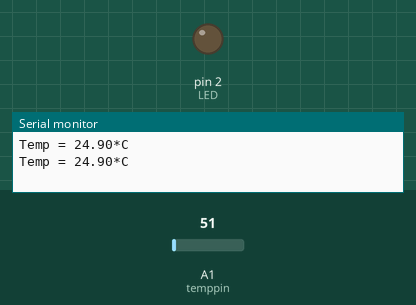
This sketch was run on a simulated Arduino Uno, built with avr-gcc and run on an emulated ATmega328P. Shown: output pins drawn as LEDs (lit = HIGH), the last lines printed to the serial monitor. The inputs (shaded band) are chosen by the test bench; at power-on: A1 (temppin) = 51.

Above: at 1.8 s.
1.9 s: A1 (temppin) set to 58
4.2 s: A1 (temppin) set to 67
At 7.1 s:
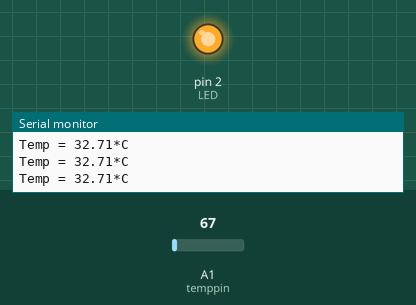
7.5 s: A1 (temppin) set to 61
At 9.5 s:
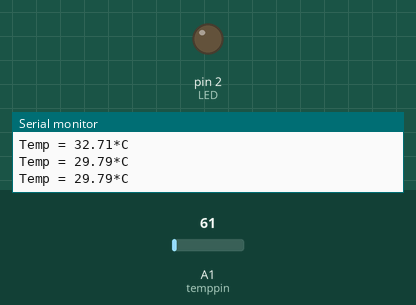
10.5 s: A1 (temppin) set to 71
At 13.0 s:
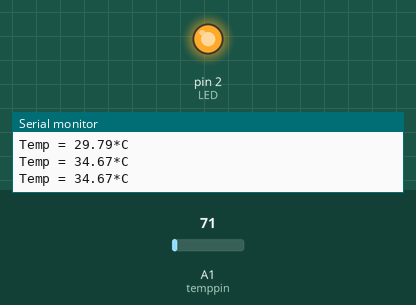
Timing chart, 0 to 14.5 s (numbered marks = the images above; inputs shaded):
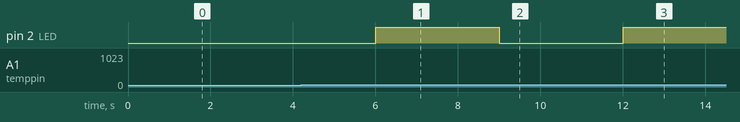

The sketch:

A2_lm35_IoTLaunch.ino
```cpp
//Demo showing a Analog temperarure sensor

int val;
int temppin = 1; //Analog pin A1
#define LED 2 //defining the LED pin

void setup() {
  pinMode(LED,OUTPUT); //configure as O/P
  // Serial driver invoke
Serial.begin(9600);

}

void loop() {

val = analogRead(temppin); //Reading the analog sensor val and storing in val

//ADC conversion formula

/*1024 represent 10-bit ADC
Each value is divided by 1024 to get a voltage level
The multiplying factor is 5000 when 5V is used and 3300 when 3.3 is used
*/

float mv = (val/1024.0)*5000;

float cel = mv/10;
//float faren = (cel*9)/5 + 32; //conversion from cel to farenheit

Serial.print("Temp = ");
Serial.print(cel);
Serial.print("*C");
Serial.println();
delay(1000);

//if temp >= 30, LED will glow else not glow
if(cel >= 30)
{digitalWrite(LED,HIGH);}
else
digitalWrite(LED,LOW);

}
```

Measured:
- the behaviour switches between 61 and 62 on A1 (temppin) (found by bisection; images 0 and 1)
- after the input at 4.2 s, pin 2 (LED): LOW → HIGH after 1.8 s
- after the input at 7.5 s, pin 2 (LED): HIGH → LOW after 1.5 s
- after the input at 10.5 s, pin 2 (LED): LOW → HIGH after 1.5 s
